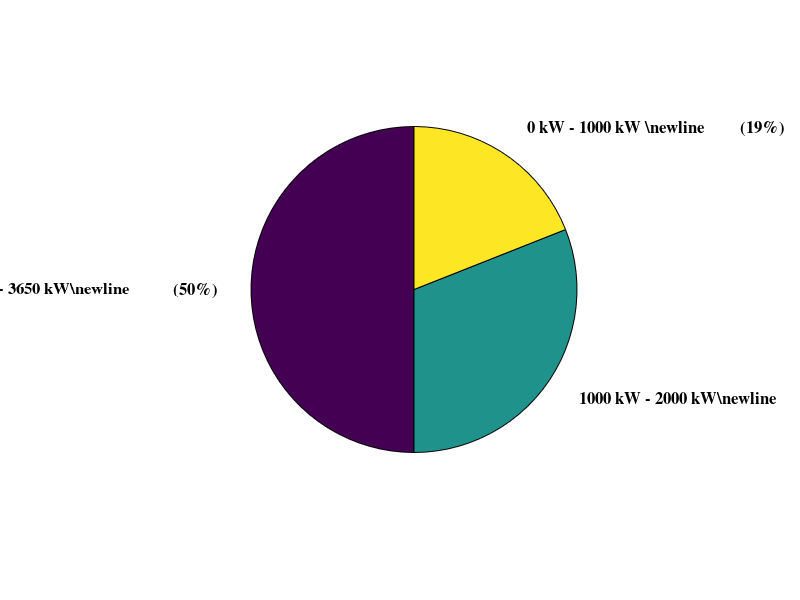

MATLAB code to generate this figure: (Note: this script raises an error after producing the figure.)
clear
clc

% ct: conventional tugboat
ct = [0.50,0.31,0.19];
labels1 = {'\bf 2000 kW - 3650 kW\newline           (50%)','\bf 1000 kW - 2000 kW\newline              (31%)','\bf 0 kW - 1000 kW \newline         (19%)'};
p = pie(ct,labels1);
set(findobj(p,'type','text'),'FontName','times','FontSize',12)  % THIS LINE ADDED
p(1).FaceColor=[0.6,0.62,0.58];
p(3).FaceColor=[0.404, 0.431, 0.388];
p(5).FaceColor=[0.27,0.29,0.27];
title("Conventional Tugboat : \newline   6,385 L (17 t CO_2)\newline  ","FontName",'Times New Roman','FontSize',18)

%%
clear
clc
% ht: hybrid tugboat
ht = [0.50,0.13];
labels2 = {'\bf 2000 kW - 3650 kW\newline             (80%)','\bf 1000 kW - 2000 kW\newline              (20%)'};
p = pie(ht,labels2)
set(findobj(p,'type','text'),'FontName','times','FontSize',12)  % THIS LINE ADDED
p(1).FaceColor=[0.60,0.62,0.58];
p(3).FaceColor=[0.42 0.68 0.87];
title("Hybrid Tugboat :\newline4,030 L (10.8 t CO_2)\newline  ","FontName",'Times New Roman','FontSize',18)
